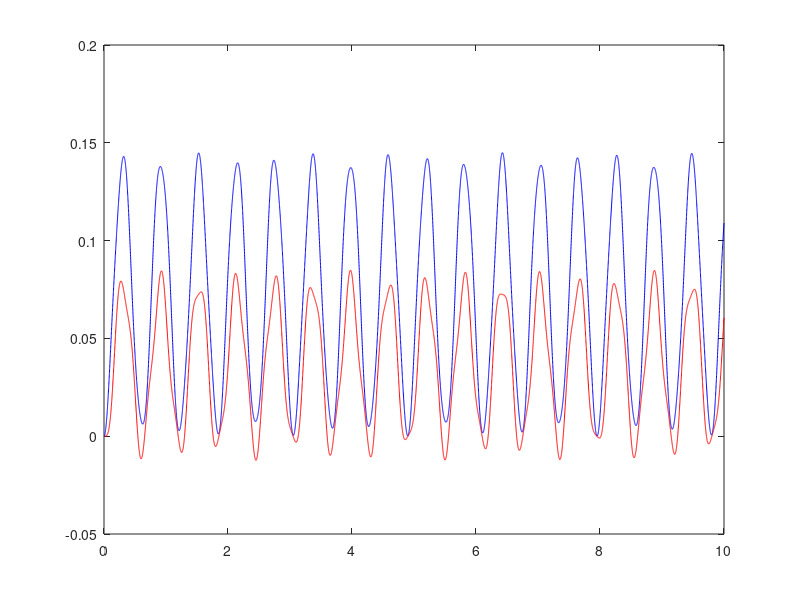

Recreate this plot in MATLAB.
%%============================================================================
%%                    Main Code
%%============================================================================
clear all
% close all

RA = 217276;


%%  Question 1
%%============================================================================

A  = 0.217;     % Constant 0.217XXX
n  = 16;        % Interval Size
kr = 0:n-1;     % Desired Interval

% Recursive Solution
yr(1)=0; yr(2)=0;   % Initial Conditions
for j=0:n-3
    % 0:    Discrete Systems Inicial Value
    % n-3:  -2, Equation Order
    %       -1, Matlab Array

    if (1<=j) && (j<2)  % Condition of u(k)
        yr(j+2+1)=A*yr(j+1)+1;
    else
        yr(j+2+1)=A*yr(j+1)+1-1;
    end
end
stairs(kr,yr)

% Analytic Solution
B = sqrt(A);    % Equation Constants
C = (1/(2*A));

ka = 0:n-1;                             % Analytic Interval
ya = (C*(+B).^(ka-1) + C*(-B).^(ka-1)); % Analytic Solution

ya(1)=0; ya(2)=0;   % Initial Conditions (use Heaviside Function instead)

hold on
stairs(ka,ya,'o');  % Adding the Analytic Solution
hold off


%%  Question 2
%%============================================================================

K = 276;                    % Elastic Constant XXX276
I = 10;                     % Initial Condition
M = 1;                      % Mass
t = linspace(0,10,10000);   % Analysis Interval

% Equation in the Laplace Domain
[r2, p2, k2] = residue([0     0 (K*I)],  [(M*M) 0 (3*K*M) 0 (K*K) 0]);
[r1, p1, k1] = residue([(I*M) 0 (2*K*I)],[(M*M) 0 (3*K*M) 0 (K*K) 0]);
%            r[0]                 r[i]                 r[n]
% f(x) = ------------ + ... + ------------ + ... + ------------ + k(x)
%          x - p[0]             x - p[i]             x - p[n]

% r[i]: Complex Number, residue i of Function
% p[i]: Complex Number, pole i of Function
% k(x): Function,

% Inverse of Laplace with Complex Numbers
yI1 = r1(1)*exp(p1(1)*t) + r1(2)*exp(p1(2)*t) + r1(3)*exp(p1(3)*t) + r1(4)*exp(p1(4)*t) + r1(5)*exp(p1(5)*t);
yI2 = r2(1)*exp(p2(1)*t) + r2(2)*exp(p2(2)*t) + r2(3)*exp(p2(3)*t) + r2(4)*exp(p2(4)*t) + r2(5)*exp(p2(5)*t);

% Equations only in the Real Domain
y1 = real(yI1);
y2 = real(yI2);

plot(t,y1,'b', t,y2,'r')